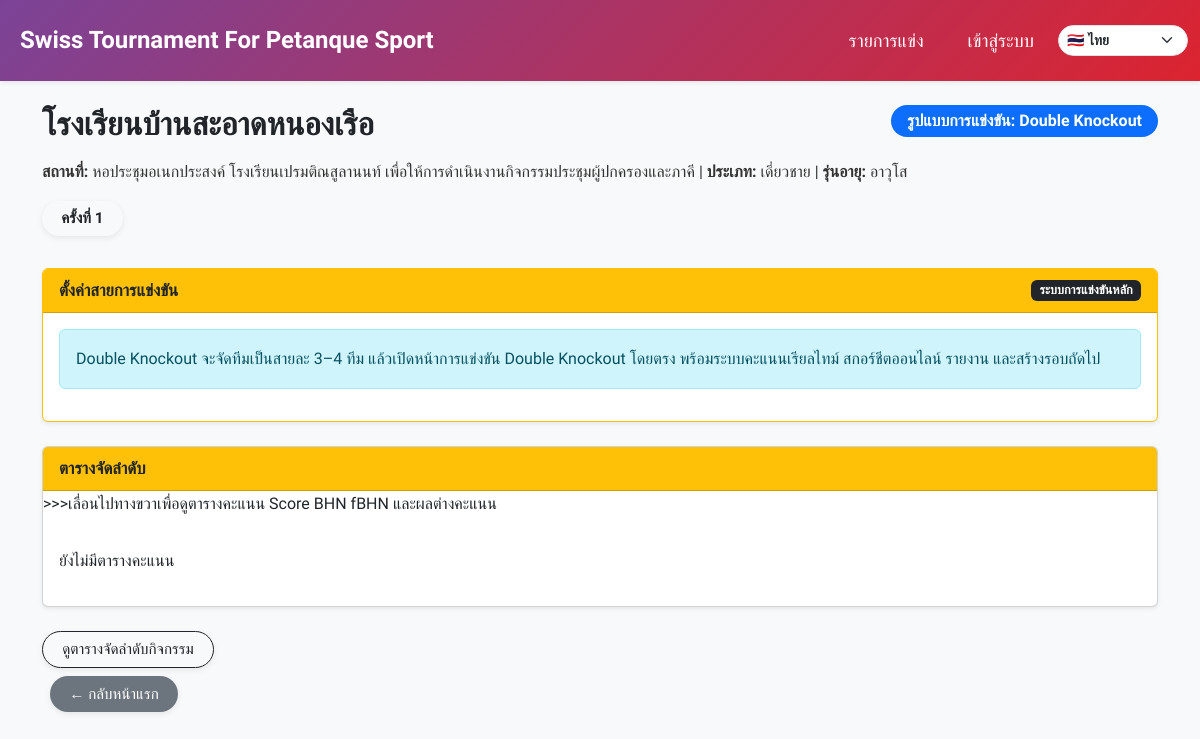
Screenshot of /event/10 with the database file from the repository.
### models.py (models this page shows)
class Event(db.Model):
    __tablename__ = "events"
    id = db.Column(db.Integer, primary_key=True)
    name = db.Column(db.String(100), nullable=False)
    location = db.Column(db.String(100))
    category = db.Column(db.String(50))
    sex = db.Column(db.String(50))
    age_group = db.Column(db.String(50))
    rounds = db.Column(db.Integer)
    competition_format = db.Column(db.String(40), nullable=False, default="swiss")
    current_round = db.Column(db.Integer, default=1)
    date = db.Column(db.Date, nullable=True)
    auto_field_enabled = db.Column(db.Boolean, default=False)
    field_prefix = db.Column(db.String(10), default='')  # เช่น 'A', ''
    field_start = db.Column(db.Integer, default=1)
    field_max = db.Column(db.Integer, default=16)
    field_exclude = db.Column(db.String, default='')  # เช่น '3,7,11
    logo_filename = db.Column(db.Text)  # เก็บเป็น JSON list
    is_finished = db.Column(db.Boolean, default=False, nullable=False)
    finished_at = db.Column(db.DateTime, nullable=True)
    finished_by_id = db.Column(db.Integer, db.ForeignKey("users.id"), nullable=True)
    created_at = db.Column(db.DateTime, server_default=text('CURRENT_TIMESTAMP'), nullable=True)
    creator_id = db.Column(db.Integer, db.ForeignKey("users.id"), nullable=False)
    tournament_id = db.Column(db.Integer, db.ForeignKey("tournaments.id"), nullable=True, index=True)
    teams = db.relationship("Team", backref="event", cascade="all, delete-orphan", lazy=True)
    matches = db.relationship("Match", backref="event", cascade="all, delete-orphan", lazy=True)

### tables this page shows
CREATE TABLE playoff_rounds (
                id INTEGER PRIMARY KEY AUTOINCREMENT, playoff_id INTEGER NOT NULL, round_no INTEGER NOT NULL,
                round_name TEXT NOT NULL, round_type TEXT NOT NULL, round_meta_json TEXT, created_at DATETIME DEFAULT CURRENT_TIMESTAMP
            );

### app.py (the view)
@app.route("/event/<int:event_id>")
def event_detail(event_id):
    event = db.session.get(Event, event_id)
    if not event:
        flash('ไม่พบอีเวนต์', 'warning')
        return redirect(url_for('index'))
    if (event.competition_format or 'swiss') == 'round_robin':
        return redirect(url_for('rr_event.round_robin_event', event_id=event_id))
    teams = Team.query.filter_by(event_id=event_id).all()
    standings = calculate_standings(event_id) if (event.competition_format or 'swiss') == 'swiss' else []
    matches = Match.query.filter_by(event_id=event_id).all()
    current_round = (
        db.session.query(db.func.max(Match.round))
        .filter(Match.event_id == event_id)
        .scalar()
        or 0
    )
    matches_round_1 = Match.query.filter_by(event_id=event_id, round=1).all()
    try:
        event.logo_list = json.loads(event.logo_filename) if event.logo_filename else []
    except Exception:
        event.logo_list = []
    tournament_siblings = []
    if getattr(event, "tournament_id", None):
        tournament_siblings = Event.query.filter_by(tournament_id=event.tournament_id).order_by(Event.date.asc(), Event.id.asc()).all()
    active_playoffs = _active_playoffs_for_event(event_id)
    native_competition = None
    native_rounds = []
    playoff_followups = list(active_playoffs)
    if (event.competition_format or 'swiss') in ['double_knockout', 'knockout']:
        wanted_type = event.competition_format
        matching = [p for p in active_playoffs if p.get('competition_type') == wanted_type]
        if matching:
            native_competition = sorted(matching, key=lambda x: x.get('id') or 0)[0]
            playoff_followups = [p for p in active_playoffs if p.get('id') != native_competition.get('id')]
            try:
                rows = db.session.execute(text("""
                    SELECT id, round_no, round_name, round_type
                    FROM playoff_rounds
                    WHERE playoff_id = :playoff_id
                    ORDER BY round_no ASC, id ASC
                """), {'playoff_id': native_competition['id']}).mappings().all()
                native_rounds = [dict(r) for r in rows]
            except Exception:
                native_rounds = []
    return render_template(
        "event.html",
        event=event,
        teams=teams,
        standings=standings,
        matches=matches,
        current_round=current_round,      # ✅ ส่งไปยัง template
        matches_round_1=matches_round_1,  # ✅ ส่งไปด้วยหากใช้
        active_playoffs=active_playoffs,
        native_competition=native_competition,
        native_rounds=native_rounds,
        playoff_followups=playoff_followups,
        tournament_siblings=tournament_siblings
    )

### app.py (called while the page is built)
def get_current_lang():
    lang = request.args.get("lang") or session.get("lang") or "th"
    if lang not in SUPPORTED_LANGS:
        lang = "th"
    session["lang"] = lang
    return lang

@app.context_processor
def inject_i18n():
    lang = get_current_lang()
    return {
        "current_lang": lang,
        "supported_langs": SUPPORTED_LANGS,
        "text_translations": TEXT_TRANSLATIONS,
        "t": lambda key: translate(key, lang),
    }

def _active_playoffs_for_event(event_id):
    try:
        ensure_playoff_tables()
        rows = db.session.execute(text("""
            SELECT pc.id, pc.title, pc.competition_type, pc.pairing_method,
                   COUNT(pr.id) AS round_count,
                   MAX(pr.round_no) AS latest_round
            FROM playoff_competitions pc
            LEFT JOIN playoff_rounds pr ON pr.playoff_id = pc.id
            WHERE pc.source_event_id = :event_id
            GROUP BY pc.id, pc.title, pc.competition_type, pc.pairing_method
            ORDER BY pc.id DESC
        """), {'event_id': event_id}).mappings().all()
        return [dict(r) for r in rows]
    except Exception:
        return []

@app.after_request
def live_report_public_headers(response):
    response.headers.setdefault("Access-Control-Allow-Origin", "*")
    response.headers.setdefault("Access-Control-Allow-Headers", "Content-Type, Authorization")
    response.headers.setdefault("Access-Control-Allow-Methods", "GET, OPTIONS")
    response.headers.pop("X-Frame-Options", None)
    response.headers.setdefault("Content-Security-Policy", "frame-ancestors *")
    return response

### i18n.py (called while the page is built)
def translate(key, lang="th"):
    table = TRANSLATIONS.get(key, {})
    return table.get(lang) or table.get("th") or key

### templates/event.html (shortened to what this page needs)
{% import 'macros.html' as macros %}
{% extends 'base.html' %}
{% block content %}
{% set format_labels = {
  'swiss': 'Swiss',
  'round_robin': 'Round Robin',
  'double_knockout': 'Double Knockout',
  'knockout': 'Knockout'
} %}
</head>
<body class="bg-light">
  <div class="container my-4">
    <div class="d-flex justify-content-between align-items-start gap-3 flex-wrap mb-3">
      <h2 class="mb-0">{{ event.name }}</h2>
      <span class="badge rounded-pill text-bg-primary px-3 py-2 fs-6">
        รูปแบบการแข่งขัน: {{ format_labels.get(event.competition_format or 'swiss', 'Swiss') }}
      </span>
    </div>
    <p>
      <strong>สถานที่:</strong> {{ event.location }} |
      <strong>ประเภท:</strong> {{ event.category }}{{ event.sex }} |
      <strong>รุ่นอายุ:</strong> {{ event.age_group }}
    </p>
    {% if (event.competition_format or 'swiss') == 'swiss' %}
      {% if current_user.is_authenticated and current_user.role in ['admin', 'superadmin'] %}
      <div class="mb-4">
        {% if teams|length >= 2 and matches_round_1|length == 0 %}
        <form method="post" action="{{ url_for('pair_first_round', event_id=event.id) }}" class="d-inline">
          <div class="form-check mb-2">
            <input class="form-check-input" type="checkbox" name="separate_same_name" id="separate_same_name">
            <label class="form-check-label" for="separate_same_name">
              ห้ามทีมชื่อฐานเดียวกันเจอกัน (ถ้าไม่ติ๊ก เจอกันได้)
            </label>
          </div>
          <button type="submit" class="btn btn-primary btn-lg mb-1">จับคู่รอบแรก</button>
        </form>
        {% elif current_round >= 1 %}
        <form method="post" action="{{ url_for('pair_next_round', event_id=event.id) }}" class="d-inline">
          <div class="form-check mb-2">
            <input class="form-check-input" type="checkbox" name="separate_same_name" id="separate_same_name_next">
            <label class="form-check-label" for="separate_same_name_next">
              ห้ามทีมชื่อฐานเดียวกันเจอกันในรอบนี้ (ถ้าไม่ติ๊ก เจอกันได้)
            </label>
          </div>
          <button type="submit" class="btn btn-primary btn-lg">จับคู่รอบถัดไป</button>
        </form>
        {% endif %}
      </div>
      {% endif %}
      <div class="mb-4">
        {% for round_num in range(1, event.rounds + 1) %}
        <a href="{{ url_for('round_matches', event_id=event.id, round=round_num) }}"
          class="btn btn-outline-dark mb-2 {% if round_num == current_round %}fw-bold{% endif %}">
          ครั้งที่ {{ round_num }}
        </a>
        {% endfor %}
      </div>
    {% elif event.competition_format in ['double_knockout', 'knockout'] %}
      {% if native_competition and native_rounds %}
      <div class="mb-4">
        {% for round_item in native_rounds %}
        <a href="{% if event.competition_format == 'double_knockout' %}{{ url_for('double_knockout_detail', event_id=event.id, playoff_id=native_competition.id) }}{% else %}{{ url_for('knockout_detail', event_id=event.id, playoff_id=native_competition.id) }}{% endif %}#saved-round-{{ round_item.id }}"
          class="btn btn-outline-dark mb-2 {% if loop.last %}fw-bold{% endif %}">
          ครั้งที่ {{ round_item.round_no }}
        </a>
        {% endfor %}
      </div>
      {% endif %}
      <div class="card mb-4 shadow-sm border-warning">
        <div class="card-header bg-warning text-dark fw-semibold d-flex justify-content-between align-items-center gap-2 flex-wrap">
          <span>ตั้งค่าสายการแข่งขัน</span>
          <span class="badge bg-dark">ระบบการแข่งขันหลัก</span>
        </div>
        <div class="card-body">
          {% if event.competition_format == 'double_knockout' %}
          <div class="alert alert-info">
            Double Knockout จะจัดทีมเป็นสายละ 3–4 ทีม แล้วเปิดหน้าการแข่งขัน Double Knockout โดยตรง พร้อมระบบคะแนนเรียลไทม์ สกอร์ชีตออนไลน์ รายงาน และสร้างรอบถัดไป
          </div>
          {% else %}
          <div class="alert alert-info">
            Knockout จะเปิดหน้าการแข่งขัน Knockout โดยตรง และใช้ระบบคะแนน สกอร์ชีต รายงาน และการจัดรอบถัดไปครบทั้งหมด
          </div>
          {% endif %}
        </div>
      </div>
    {% endif %}
    <div class="card mb-4 shadow-sm">
      <div class="card-header bg-warning text-dark fw-semibold">
        ตารางจัดลำดับ
      </div>
      <div class="card-body p-0">   <p>>>>เลื่อนไปทางขวาเพื่อดูตารางคะแนน Score BHN fBHN และผลต่างคะแนน</p>
        {% if standings %}
        <div class="table-responsive p-1">
          <table class="table table-bordered table-sm align-middle text-center mb-0">
            <thead class="table-light">
              <tr>
                <th>ลำดับ</th>
                <th>TEAM</th>
                {% for i in range(1, event.rounds + 1) %}
                <th>VS_Round{{ i }}</th>
                {% endfor %}
                <th>score</th>
                <th>BHN</th>
                <th>fBHN</th>
                <th>+-</th>
              </tr>
            </thead>
            <tbody>
              {% for team in standings %}
              <tr class="{{ macros.score_class(team.score) }}" style="font-weight: bold">
                <td>{{ loop.index }}</td>
                <td class="{{ macros.score_class(team.score) }}" style="font-weight: bold">
                  {{ team.team_name }}
                </td>
                {% for i in range(1, event.rounds + 1) %}
                <td class="{{ macros.score_class(team.score) }}" style="font-weight: bold">
                  {{ team["VS_Round" ~ i] if team["VS_Round" ~ i] else '-' }}
                </td>
                {% endfor %}
                <td class="{{ macros.score_class(team.score) }}" style="font-weight: bold">
                  {{ team.score }}
                </td>
                <td class="{{ macros.score_class(team.score) }}" style="font-weight: bold">
                  {{ team.buchholz }}
                </td>
                <td class="{{ macros.score_class(team.score) }}" style="font-weight: bold">
                  {{ team.final_buchholz }}
                </td>
                <td class="{{ macros.score_class(team.score) }}" style="font-weight: bold">
                  {{ team.point_diff }}
                </td>
              </tr>
              {% endfor %}
            </tbody>
          </table>
        </div>
        {% else %}
        <p class="p-3">ยังไม่มีตารางคะแนน</p>
        {% endif %}
      </div>
    </div>
      <a href="{{ url_for('event_standings', event_id=event.id) }}" class="btn btn-dark-outline btn-custom margin-2">
    ดูตารางจัดลำดับกิจกรรม
</a>
    <div class="mb-4 p-2">
      <a href="{{ url_for('index') }}" class="btn btn-secondary btn-lg">← กลับหน้าแรก</a>
    </div>
  </div>
  {% endblock %}

### static/css/style.css (style rules this page uses)
button.btn, .btn { font-family: "Prompt", "Segoe UI", sans-serif; font-weight: 600; font-size: 0.95rem; padding: 0.4rem 1rem; border-radius: 0.65rem; display: inline-flex; align-items: center; justify-content: center; gap: 0.5rem; transition: all 0.25s ease; text-transform: none; box-shadow: 0 2px 6px rgba(0, 0, 0, 0.08); border: none; cursor: pointer; }
.btn-dark-outline { background: transparent; color: #212529; border: 1px solid #212529; }

### templates/event.html (style rules this page uses)
body { font-family: "Prompt", "Segoe UI", sans-serif; font-size: 16px; line-height: 1.6; color: #333; background-color: #f9f9fb; }
h2, h3, h4, .modal-title { font-weight: 700; color: #212529; }
.card-header { font-weight: 600; font-size: 1.05rem; }
.btn-custom { border-radius: 0.65rem; padding: 0.4rem 1rem; font-weight: 600; font-size: 0.95rem; display: inline-flex; align-items: center; gap: 0.5rem; transition: all 0.25s ease; box-shadow: 0 2px 6px rgba(0, 0, 0, 0.08); }
.btn-dark-outline { background: transparent; color: #212529; border: 1px solid #212529; }
body { font-family: "Prompt", sans-serif; }
h2 { font-weight: 600; }
button.btn, .btn { font-weight: 500; border-radius: 50rem !important; transition: 0.2s; padding-left: 1.2rem; padding-right: 1.2rem; }

### rows the page displays
Event: name "โรงเรียนบ้านสะอาดหนองเรือ", get "Double Knockout", location "หอประชุมอเนกประสงค์ โรงเรียนเปรมติณสูลานนท์ เพื่อให้การดําเนินงานกิจกรรมประชุมผู้ปกครองและภาคี", category "เดี่ยว", sex "ชาย", age_group "อาวุโส"
playoff_rounds: round_no "1"

### other values shown
{{ t('events') }} "รายการแข่ง"
{{ t('login') }} "เข้าสู่ระบบ"
form field value "🇹🇭 ไทย"
